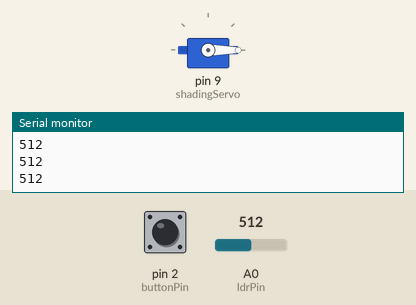
A sketch run on a simulated Arduino Uno, built with avr-gcc and run on an emulated ATmega328P. On the bench: servo, the last lines printed to the serial monitor. The test bench sets the inputs (shaded band); at power-on: A0 (ldrPin) = 512, pin 2 (buttonPin) LOW.

Above: at 1.2 s.
1.3 s: A0 (ldrPin) set to 491
At 1.9 s:
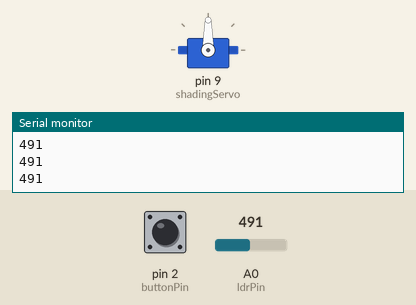
2.8 s: pin 2 (buttonPin) pulled HIGH for 0.15 s
At 2.87 s:
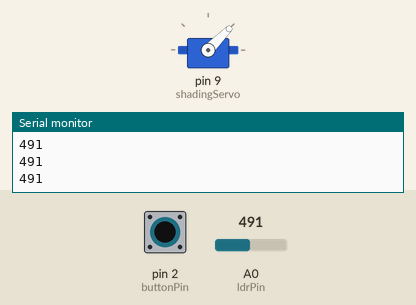
4.4 s: pin 2 (buttonPin) pulled HIGH for 3.2 s
At 8.0 s:
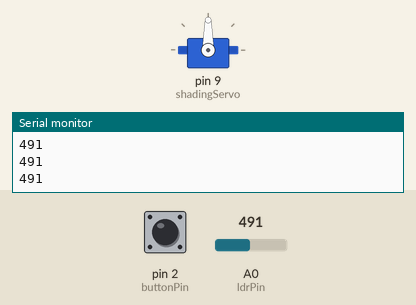
9.1 s: A0 (ldrPin) set to 510
At 10.2 s:
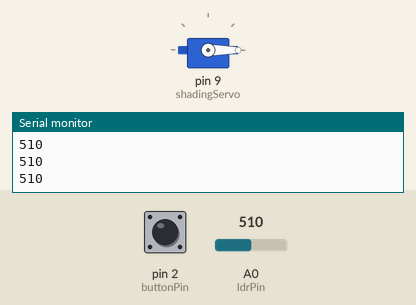
Timing chart, 0 to 11.6 s (numbered marks = the images above; inputs shaded):
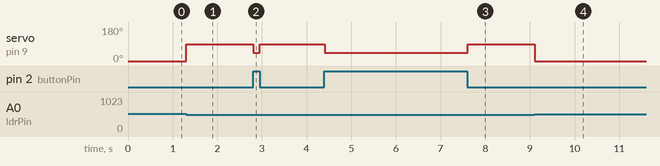

Measured:
- the behaviour switches between 501 and 500 on A0 (ldrPin) (found by bisection; images 0 and 1)
- after the input at 1.3 s, servo on pin 9 (shadingServo): 0° → 90° at once
- after the input at 2.8 s, servo on pin 9 (shadingServo): 90° → 45° at once, → 90° 0.15 s later
- after the input at 4.4 s, servo on pin 9 (shadingServo): 90° → 45° at once, → 90° 3.2 s later
- after the input at 9.1 s, servo on pin 9 (shadingServo): 90° → 0° at once

The sketch:

sketch_servo_dec12a.ino
```cpp
#include <Servo.h>
Servo shadingServo;
int ldrPin = A0; // LDR connected to analog pin 0
int buttonPin = 2; // Push button connected to digital pin 2
int threshold = 500; // Threshold for sunlight intensity
void setup() {
shadingServo.attach(9); // Attach the servo on pin 9
pinMode(buttonPin, INPUT);
Serial.begin(9600);
}
void loop() {
int ldrValue = analogRead(ldrPin);
Serial.println(ldrValue);
if (ldrValue > threshold) {
shadingServo.write(0); // Deploy shading mechanism
} else {
shadingServo.write(90); // Retract shading mechanism
}
if (digitalRead(buttonPin) == HIGH) {
shadingServo.write(45); // Manual control position
}
}
```
